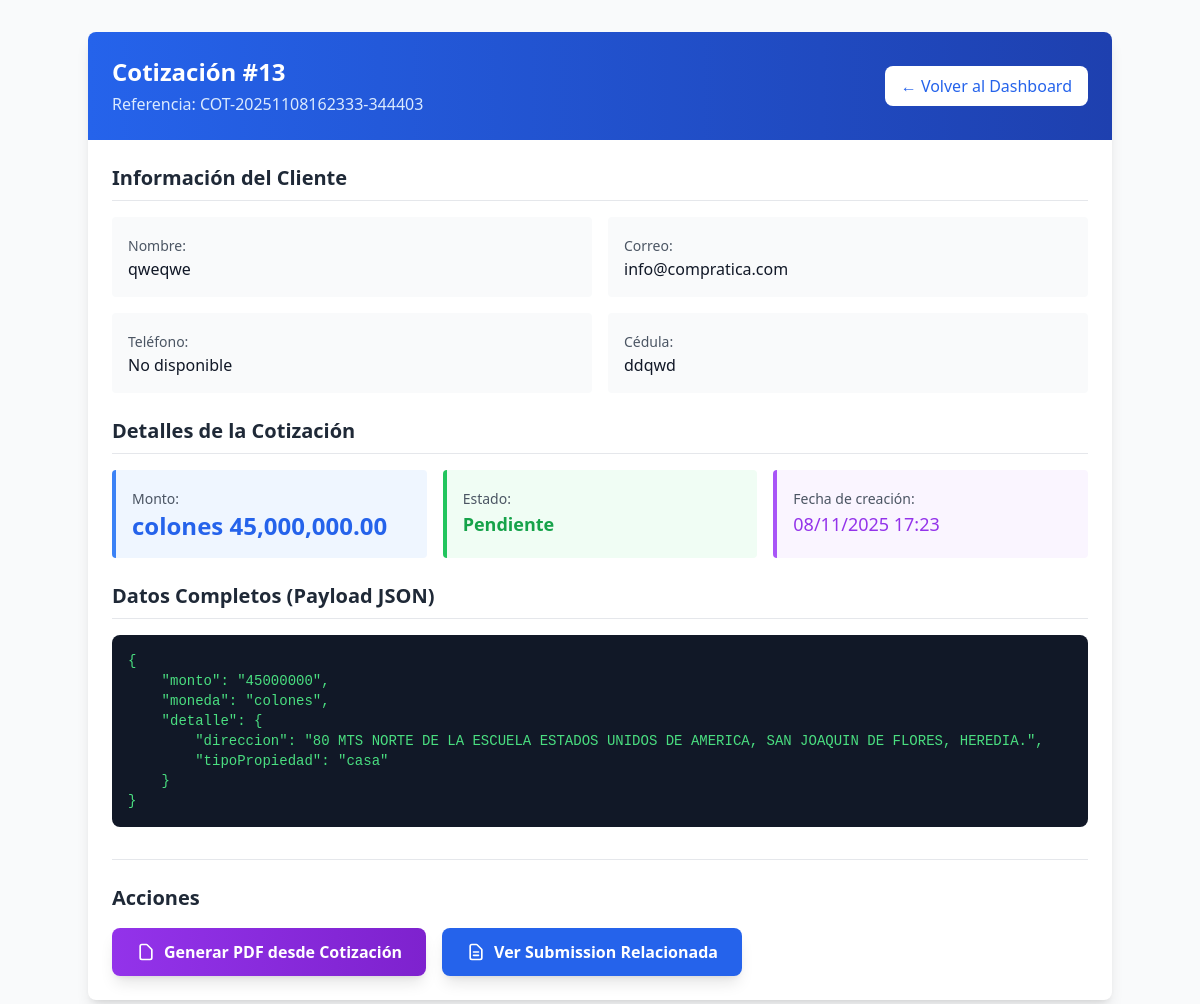
Page /admin/view_cotizacion.php?id=13&type=hogar (signed in) on the committed database.
### tables this page shows
CREATE TABLE `cotizaciones` (
  `id` int UNSIGNED NOT NULL,
  `referencia` varchar(64) NOT NULL,
  `client_id` int UNSIGNED NOT NULL,
  `monto` decimal(14,2) DEFAULT NULL,
  `moneda` varchar(16) DEFAULT 'colones',
  `estado` enum('pendiente','aceptada','rechazada') NOT NULL DEFAULT 'pendiente',
  `payload` json DEFAULT NULL,
  `created_at` datetime NOT NULL DEFAULT CURRENT_TIMESTAMP
);

CREATE TABLE `clients` (
  `id` int UNSIGNED NOT NULL,
  `cedula` varchar(64) NOT NULL,
  `nombre` varchar(255) NOT NULL,
  `correo` varchar(255) DEFAULT NULL,
  `telefono` varchar(64) DEFAULT NULL,
  `created_at` datetime NOT NULL DEFAULT CURRENT_TIMESTAMP
);

### admin/view_cotizacion.php (the view, shortened to what this page needs)
<?php
require_once __DIR__ . '/../includes/db.php';
$id = intval($_GET['id'] ?? 0);
$stmt = $pdo->prepare("
    SELECT co.*,
           cl.nombre AS cliente_nombre,
           cl.correo AS cliente_correo,
           cl.telefono AS cliente_telefono,
           cl.cedula AS cliente_cedula
    FROM cotizaciones co
    LEFT JOIN clients cl ON co.client_id = cl.id
    WHERE co.id = ?
");
$stmt->execute([$id]);
$row = $stmt->fetch();
$payload = json_decode($row['payload'], true);
$type = htmlspecialchars($_GET['type'] ?? 'hogar');
?>
<!doctype html>
<html lang="es">
<head>
  <script src="https://cdn.tailwindcss.com"></script>
</head>
<body class="bg-gray-50 min-h-screen">
  <div class="p-8">
    <div class="max-w-5xl mx-auto bg-white rounded-lg shadow-lg">
      <div class="bg-gradient-to-r from-blue-600 to-blue-800 text-white p-6 rounded-t-lg">
        <div class="flex justify-between items-center">
          <div>
            <h1 class="text-2xl font-bold">Cotización #<?= $id ?></h1>
            <p class="text-blue-100 mt-1">Referencia: <?= htmlspecialchars($row['referencia']) ?></p>
          </div>
          <a href="/admin/dashboard.php?type=<?= $type ?>"
             class="bg-white text-blue-600 px-4 py-2 rounded-lg hover:bg-blue-50 transition">
            ← Volver al Dashboard
          </a>
        </div>
      </div>
      <div class="p-6">
        <section class="mb-6">
          <h2 class="text-xl font-semibold mb-4 text-gray-800 border-b pb-2">Información del Cliente</h2>
          <div class="grid grid-cols-1 md:grid-cols-2 gap-4">
            <div class="bg-gray-50 p-4 rounded">
              <label class="text-sm text-gray-600 font-medium">Nombre:</label>
              <p class="text-gray-900 font-medium"><?= htmlspecialchars($row['cliente_nombre'] ?? 'No disponible') ?></p>
            </div>
            <div class="bg-gray-50 p-4 rounded">
              <label class="text-sm text-gray-600 font-medium">Correo:</label>
              <p class="text-gray-900"><?= htmlspecialchars($row['cliente_correo'] ?? 'No disponible') ?></p>
            </div>
            <div class="bg-gray-50 p-4 rounded">
              <label class="text-sm text-gray-600 font-medium">Teléfono:</label>
              <p class="text-gray-900"><?= htmlspecialchars($row['cliente_telefono'] ?? 'No disponible') ?></p>
            </div>
            <div class="bg-gray-50 p-4 rounded">
              <label class="text-sm text-gray-600 font-medium">Cédula:</label>
              <p class="text-gray-900"><?= htmlspecialchars($row['cliente_cedula'] ?? 'No disponible') ?></p>
            </div>
          </div>
        </section>
        <section class="mb-6">
          <h2 class="text-xl font-semibold mb-4 text-gray-800 border-b pb-2">Detalles de la Cotización</h2>
          <div class="grid grid-cols-1 md:grid-cols-3 gap-4">
            <div class="bg-blue-50 p-4 rounded border-l-4 border-blue-500">
              <label class="text-sm text-gray-600 font-medium">Monto:</label>
              <p class="text-2xl font-bold text-blue-600"><?= htmlspecialchars($row['moneda'] ?? 'USD') ?> <?= number_format($row['monto'] ?? 0, 2) ?></p>
            </div>
            <div class="bg-green-50 p-4 rounded border-l-4 border-green-500">
              <label class="text-sm text-gray-600 font-medium">Estado:</label>
              <p class="text-lg font-semibold text-green-600 capitalize"><?= htmlspecialchars($row['estado']) ?></p>
            </div>
            <div class="bg-purple-50 p-4 rounded border-l-4 border-purple-500">
              <label class="text-sm text-gray-600 font-medium">Fecha de creación:</label>
              <p class="text-lg font-medium text-purple-600"><?= date('d/m/Y H:i', strtotime($row['created_at'])) ?></p>
            </div>
          </div>
        </section>
        <section class="mb-6">
          <h2 class="text-xl font-semibold mb-4 text-gray-800 border-b pb-2">Datos Completos (Payload JSON)</h2>
          <div class="bg-gray-900 text-green-400 p-4 rounded-lg overflow-x-auto">
            <pre class="text-sm font-mono"><?= htmlspecialchars(json_encode($payload, JSON_PRETTY_PRINT | JSON_UNESCAPED_UNICODE)) ?></pre>
          </div>
        </section>
        <section class="mt-8 border-t pt-6">
          <h2 class="text-xl font-semibold mb-4 text-gray-800">Acciones</h2>
          <div class="flex flex-wrap gap-4">
            <form action="/admin/pdf_generator.php" method="post" class="inline">
              <button type="submit"
                      class="bg-gradient-to-r from-purple-600 to-purple-700 hover:from-purple-700 hover:to-purple-800 text-white px-6 py-3 rounded-lg font-semibold shadow-lg transition transform hover:scale-105 flex items-center gap-2">
                <svg class="w-5 h-5" fill="none" stroke="currentColor" viewBox="0 0 24 24">
                  <path stroke-linecap="round" stroke-linejoin="round" stroke-width="2" d="M7 21h10a2 2 0 002-2V9.414a1 1 0 00-.293-.707l-5.414-5.414A1 1 0 0012.586 3H7a2 2 0 00-2 2v14a2 2 0 002 2z"></path>
                </svg>
                Generar PDF desde Cotización
              </button>
            </form>
            <?php
            $stmtSub = $pdo->prepare("SELECT id FROM submissions WHERE referencia_cot = ? OR email = ? LIMIT 1");
            $stmtSub->execute([$id, $row['cliente_correo']]);
            $relatedSubmission = $stmtSub->fetch();
            if ($relatedSubmission): ?>
              <a href="/admin/view_submission.php?id=<?= $relatedSubmission['id'] ?>&type=<?= $type ?>"
                 class="bg-blue-600 hover:bg-blue-700 text-white px-6 py-3 rounded-lg font-semibold shadow-lg transition transform hover:scale-105 flex items-center gap-2">
                <svg class="w-5 h-5" fill="none" stroke="currentColor" viewBox="0 0 24 24">
                  <path stroke-linecap="round" stroke-linejoin="round" stroke-width="2" d="M9 12h6m-6 4h6m2 5H7a2 2 0 01-2-2V5a2 2 0 012-2h5.586a1 1 0 01.707.293l5.414 5.414a1 1 0 01.293.707V19a2 2 0 01-2 2z"></path>
                </svg>
                Ver Submission Relacionada
              </a>
            <?php endif; ?>
          </div>
        </section>
      </div>
    </div>
  </div>
</body>
</html>

### rows in the picture
cotizaciones: referencia "COT-20251108162333-344403", client.nombre "qweqwe", client.correo "info@compratica.com", client.telefono "No disponible", client.cedula "ddqwd", moneda "colones", monto "45,000,000.00", estado "Pendiente", created_at "08/11/2025 17:23", payload "{ \"monto\": \"45000000\", \"moneda\": \"colones\", \"detalle\": { \"direccion\": \"80 MTS NORTE DE LA ESCUELA ESTADOS UNIDOS DE AMERICA, SAN JOAQUIN DE FLORES, HEREDIA.\", \"tipoPropiedad\": \"casa\" } }"

### other values in the picture
$id "13"
